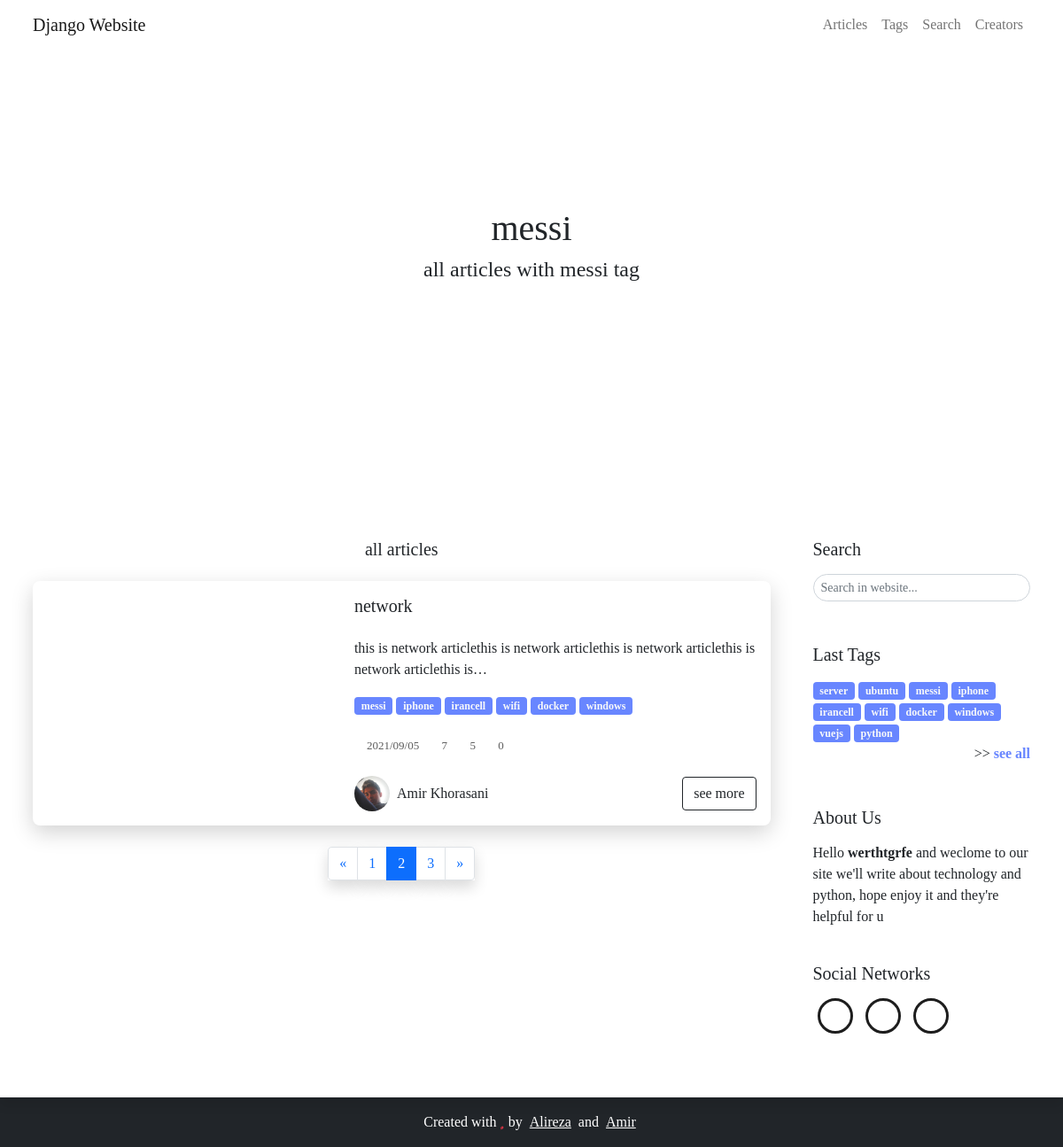
The app's page /tags/0Qj, older data.
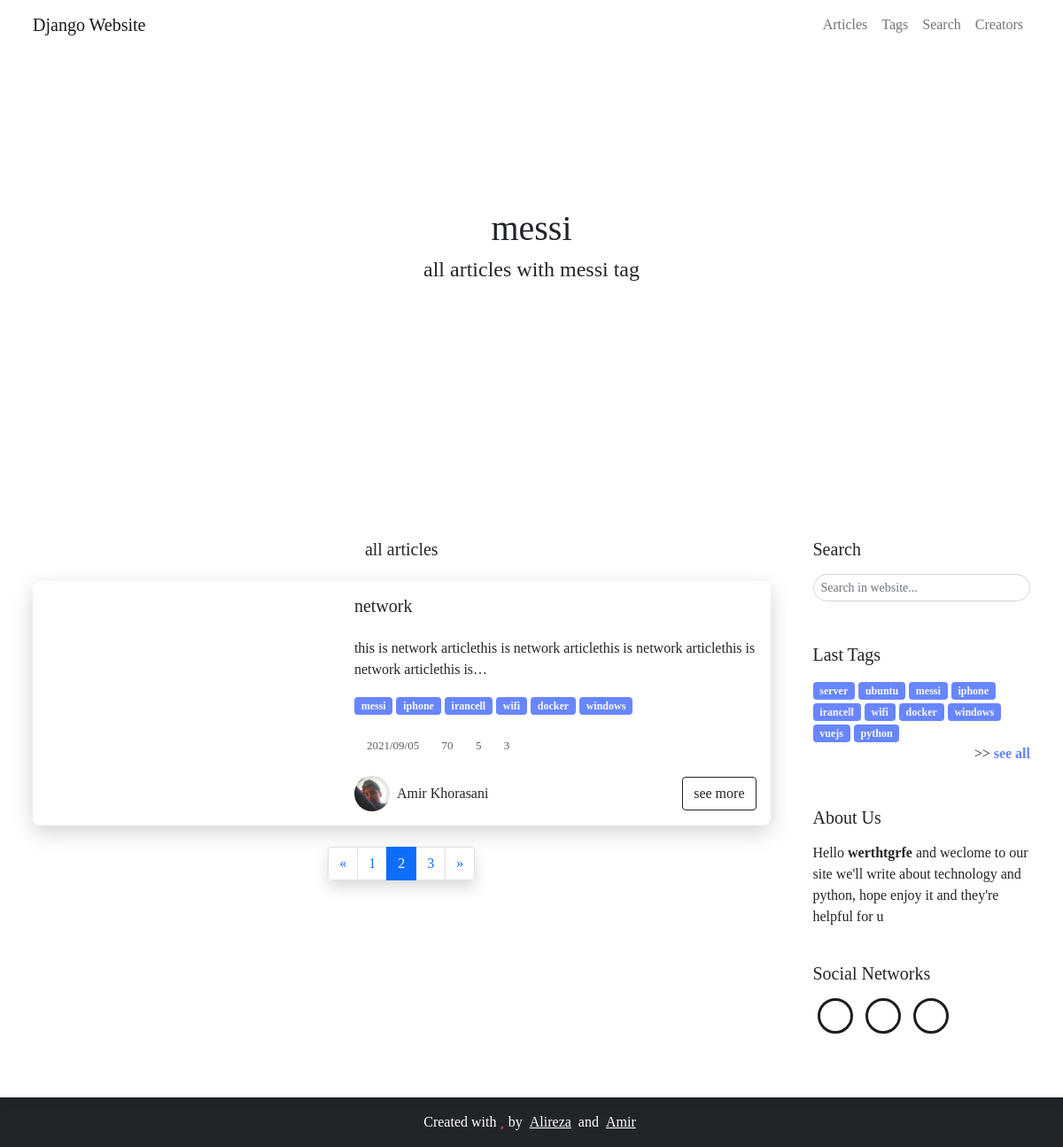
The same page, newer data.
### blog/models.py (models this page shows, shortened)
class Category(models.Model):
    name_en = CharField(max_length=100) # English name
    name_fa = CharField(max_length=100) # Persian name
    slug    = SlugField(editable=False) #auto created in auto_slug_category function
    created = DateTimeField(auto_now_add=True) # auto complete created time
    status  = BooleanField(default=True) # category status => true:publish , false:draft
    thumbnail  = models.ImageField(upload_to='categories',null=True) # article thumbnail in post card and main page
    class Meta:
        verbose_name_plural = 'Categories'
        ordering            = ['-created'] # for new to old sorting in admin panel
    objects = CategoryManager() # set managers for this class
    def simple_created(self):
        return self.created.strftime("%Y/%m/%d %H:%M")
    simple_created.short_description = "created"

class Article(models.Model):
    title_en   = models.CharField(max_length=200) # english title
    title_fa   = models.CharField(max_length=200) # persian title
    desc_en    = models.TextField() # english description for article in home
    desc_fa    = models.TextField() # persian description for article in home
    body_en    = RichTextUploadingField() # english body
    body_fa    = RichTextUploadingField() # persian body
    slug       = models.SlugField(max_length=100,unique=True) # slug of the article
    short_slug = models.SlugField(editable=False) # auto created in auto_slug_article function
    views      = models.IntegerField(default=0) # number of views this article
    status     = models.BooleanField(default=True) # article status => true:publish , false:draft
    created    = models.DateTimeField(auto_now_add=True) # auto complete created time
    updated    = models.DateTimeField(auto_now=True) # auto compelete last update
    author     = models.ForeignKey(User,editable=False,null=True,on_delete=models.SET_NULL) # auto delete article on delete author
    category   = models.ManyToManyField(Category,blank=True,related_name='articles') # article categories
    thumbnail  = models.ImageField(upload_to='thumbnails') # article thumbnail in post card and main page
    readtime   = models.IntegerField(default=0) # suggested time for readnig the article
    class Meta:
        verbose_name_plural = 'Articles'
        ordering            = ['-created'] # for new to old sorting in admin panel
    objects = ArticleManager() # set managers for this class
    def simple_created(self):
        return self.created.strftime("%Y/%m/%d")
    simple_created.short_description = "created"

class User(AbstractUser):
    thumbnail  = models.ImageField(upload_to='creators',default='creators/default.png')
    telegram   = models.URLField(null=True,blank=True)
    instagram  = models.URLField(null=True,blank=True)
    github     = models.URLField(null=True,blank=True)

class Comment(models.Model):
    article  = models.ForeignKey(Article,on_delete=models.CASCADE,related_name='comments')
    name     = CharField(max_length=50)
    desc     = RichTextField()
    created  = models.DateTimeField(auto_now_add=True)
    reply_to = models.ForeignKey('self',null=True,blank=True,on_delete=models.CASCADE,related_name='replies')
    status   = models.BooleanField(default=True) # comment status => true:publish , false:draft
    avatar   = models.ForeignKey(Avatar,on_delete=models.SET_NULL,null=True)
    is_admin = models.BooleanField(default=False)
    class Meta:
        ordering = ('-created',)

### blog/views.py (the view)
# urls.py: path('tags/<slug:tag_slug>',TagView,name='tag'),
def TagView(request,tag_slug):
    try:
        the_query = Category.objects.filter(slug=tag_slug,articles__isnull=False)[0]
        context = {
            'tag':the_query
            }
        return render(request,'tag.html',context)
    except:
        raise Http404()

### template/tag.html (shortened to what this page needs)
{% load static %} {% load template_tags %}
<!DOCTYPE html>
<html lang="en">
<head>
    <link rel="stylesheet" href="{% static 'blog/css/swiper.min.css' %}">
    <link rel="stylesheet" href="{% static 'blog/css/bootstrap.css' %}">
    <link rel="stylesheet" href="{% static 'blog/fontawesome-free-5.15.3-web/css/all.css' %}">
    <link rel="stylesheet" href="{% static 'blog/css/custom.css' %}">
    <link rel="stylesheet" href="{% static 'blog/css/responsiv.css' %}">
    <link rel="stylesheet" href="{% static 'blog/css/pages/tags.css' %}">
</head>
<body data-src="../media/img/header.jpg">
    <header class="thumbnail">
        {% include 'partials/navbar.html' %}
        <div class="text-center header-img">
            <h1 class="w-100">
                {{ tag.name_en }}
            </h1>
            <h4>
                all articles with {{ tag.name_en }} tag
            </h4>
        </div>
    </header>
    <main class="py-5">
        <div class="container">
            <div class="row gx-md-5">
                <div class="col-md-8 col-lg-9">
                    <section>
                        <h5 class="text-center">
                            all articles
                        </h5>
                        {% for article in tag.articles.active %}
                            <div class="card rounded my-4 overflow-hidden">
                                <div class="row g-0">
                                    <div class="col-lg-6 col-xl-5 p-3">
                                        <div class="img-card h-100 rounded" data-src="'{{ article.thumbnail.url }}'"></div>
                                    </div>
                                    <div class="col-lg-6 col-xl-7 p-3">
                                        <h5 class="pb-3">
                                            {{ article.title_en }}
                                        </h5>
                                        <p class="mb-3">
                                            {{ article.desc_en|safe|truncatechars:100 }}
                                        </p>
                                        {% for category in article.category.active %}
                                        <a href="{% url 'blog:tag' category.slug %}" class="badge bg-info text-light text-decoration-none">
                                                {{ category.name_en }}
                                            </a> {% endfor %}
                                        <div class="icons-card pt-2 mt-3">
                                            <div class="d-inline-flex w-auto align-items-center flex-wrap">
                                                <i class="fas fa-calendar"></i>
                                                <p class="m-0 ps-1 pe-2">{{ article.simple_created }}</p>
                                            </div>
                                            <div class="d-inline-flex w-auto align-items-center flex-wrap">
                                                <i class="fas fa-eye"></i>
                                                <p class="m-0 ps-1 pe-2">{{ article.views }}</p>
                                            </div>
                                            <div class="d-inline-flex w-auto align-items-center flex-wrap">
                                                <i class="fas fa-clock"></i>
                                                <p class="m-0 ps-1 pe-2">{{ article.readtime }}</p>
                                            </div>
                                            <div class="d-inline-flex w-auto align-items-center flex-wrap">
                                                <i class="fas fa-comment"></i>
                                                <p class="m-0 ps-1 pe-2">{{ article.comments.all|length }}</p>
                                            </div>
                                        </div>
                                        <div class="d-flex align-items-center justify-content-between flex-wrap">
                                            <a href="/{{ article.author.username }}" class="pe-3 text-decoration-none mt-4 text-dark d-inline-flex align-items-center">
                                                <img src="{{ article.author.thumbnail.url }}" class="author-image rounded-pill" alt="">
                                                <div class="px-2">
                                                    <span>
                                                            {% author_full_name article.author %}
                                                        </span>
                                                </div>
                                            </a>
                                            <a href="{% url 'blog:article' article.slug %}" class="btn btn-outline-dark d-block ms-auto mt-4">
                                                    see more
                                                </a>
                                        </div>
                                    </div>
                                </div>
                            </div>
                        {% endfor %}
                        <nav aria-label="Page navigation example">
                            <ul class="pagination d-flex justify-content-center">
                                <li class="page-item shadow">
                                    <a class="page-link" href="#" aria-label="Previous">
                                    <span aria-hidden="true">&laquo;</span>
                                    </a>
                                </li>
                                <li class="page-item shadow"><a class="page-link" href="#">1</a></li>
                                <li class="page-item shadow active"><a class="page-link" href="#">2</a></li>
                                <li class="page-item shadow"><a class="page-link" href="#">3</a></li>
                                <li class="page-item shadow">
                                    <a class="page-link" href="#" aria-label="Next">
                                    <span aria-hidden="true">&raquo;</span>
                                    </a>
                                </li>
                            </ul>
                        </nav>
                    </section>
                </div>
                {% include 'partials/col-4.html' %}
            </div>
        </div>
    </main>
    <footer class="text-center bg-dark text-white" style='cursor: default;'>
        <div class="text-center p-3">
            Created with
            <div class="position-relative d-inline-block w-auto h-auto" id="like_footer">
                <i class="far fa-heart"></i>
                <i class="fas fa-heart position-absolute"></i>
            </div>
            by
            <a class=" px-1 text-white" href="/alireza">Alireza</a> and
            <a class=" px-1 text-white" href="/amir">Amir</a>
        </div>
    </footer>
</body>
</html>

### template/partials/navbar.html (shortened to what this page needs)
        <nav id="navbar" class="navbar navbar-expand-sm navbar-light position-fixed w-100">
            <div class="container">
                <a class="navbar-brand" href="/">Django Website</a>
                <div class="collapse navbar-collapse" id="navbarNav">
                    <ul class="navbar-nav ms-auto">
                        <li class="nav-item">
                            <a class="nav-link" href="/articles">Articles</a>
                        </li>
                        <li class="nav-item">
                            <a class="nav-link" href="/tags">Tags</a>
                        </li>
                        <li class="nav-item">
                            <a class="nav-link" href="/search">Search</a>
                        </li>
                        <li class="nav-item">
                            <a class="nav-link" href="/creators">Creators</a>
                        </li>
                    </ul>
                </div>
            </div>
        </nav>

### template/partials/col-4.html (shortened to what this page needs)
{% load template_tags %}
<div class="col-md-4 col-lg-3">
    <div class="sidebar mt-md-0 mt-4">
        {% if page == 'search' %}
            <div class="py-4 pt-md-0">
                <h5 class="pb-2">Last Tags</h5>
                <div>
                    {% col_4_tags %}
                </div>
            </div>
        {% else %}
            <div class="py-4 pt-md-0">
                <h5 class=" pb-2">Search</h5>
                <form class="position-relative d-inline-block" id="input_search" action="/search">
                    <input name="q" type="text" placeholder="Search in website..." class="form-control pe-5 form-control-sm rounded-pill">
                    <button type="submit" class="position-absolute border-0">
                        <i class="fas fa-search py-2 px-0 text-dark"></i>
                    </button>
                </form>
            </div>
            <div class="py-4">
                <h5 class=" pb-2">Last Tags</h5>
                <div>
                    {% col_4_tags %}
                </div>
            </div>
        {% endif %}
        <div class="py-4">
            <h5 class="pb-2">About Us</h5>
            <p>
                {% col_4_about %}
            </p>
        </div>
        <div class="pb-4">
            <h5 class=" pb-2">Social Networks</h5>
            {% col_4_social %}
        </div>
    </div>
</div>

### template/partials/col_4_tags.html
{% if fix %}
    {% for category in col_4_tags %}
        <a href="{% url 'blog:tag' category.slug %}" class="badge bg-info text-light text-decoration-none">
            {{ category.name_en }}
        </a> {% endfor %} {% else %} {% for category in col_4_tags %}
        <a href="{% url 'blog:tag' category.slug %}" class="badge bg-info text-light text-decoration-none">
            {{ category.name_en }}
        </a>
    {% endfor %}
    <br>
    <div class="text-end">
        >> <a href="/tags" class="text-decoration-none text-info"><b>see all</b></a>
    </div>
{% endif %}

### template/partials/col_4_about.html
{{ col_4_about|safe }}

### template/partials/col_4_social.html (shortened to what this page needs)
<div class="social-networks">
    <div>
        <div href="#" class=" position-relative icon-social-networks" onclick="funcSocialNetworks(event)">
            <i class="fab fa-telegram-plane"></i>
        </div>
    </div>
    <div>
        <div href="#" class=" position-relative icon-social-networks">
            <i class="fab fa-instagram"></i>
        </div>
    </div>
    <div>
        <div href="#" class=" position-relative icon-social-networks">
            <i class="fab fa-github"></i>
        </div>
    </div>
</div>

Row changes from the older to the newer data that the page shows:
changed Article "network": views "7" → "70"; comments.all|length "0" → "3"
